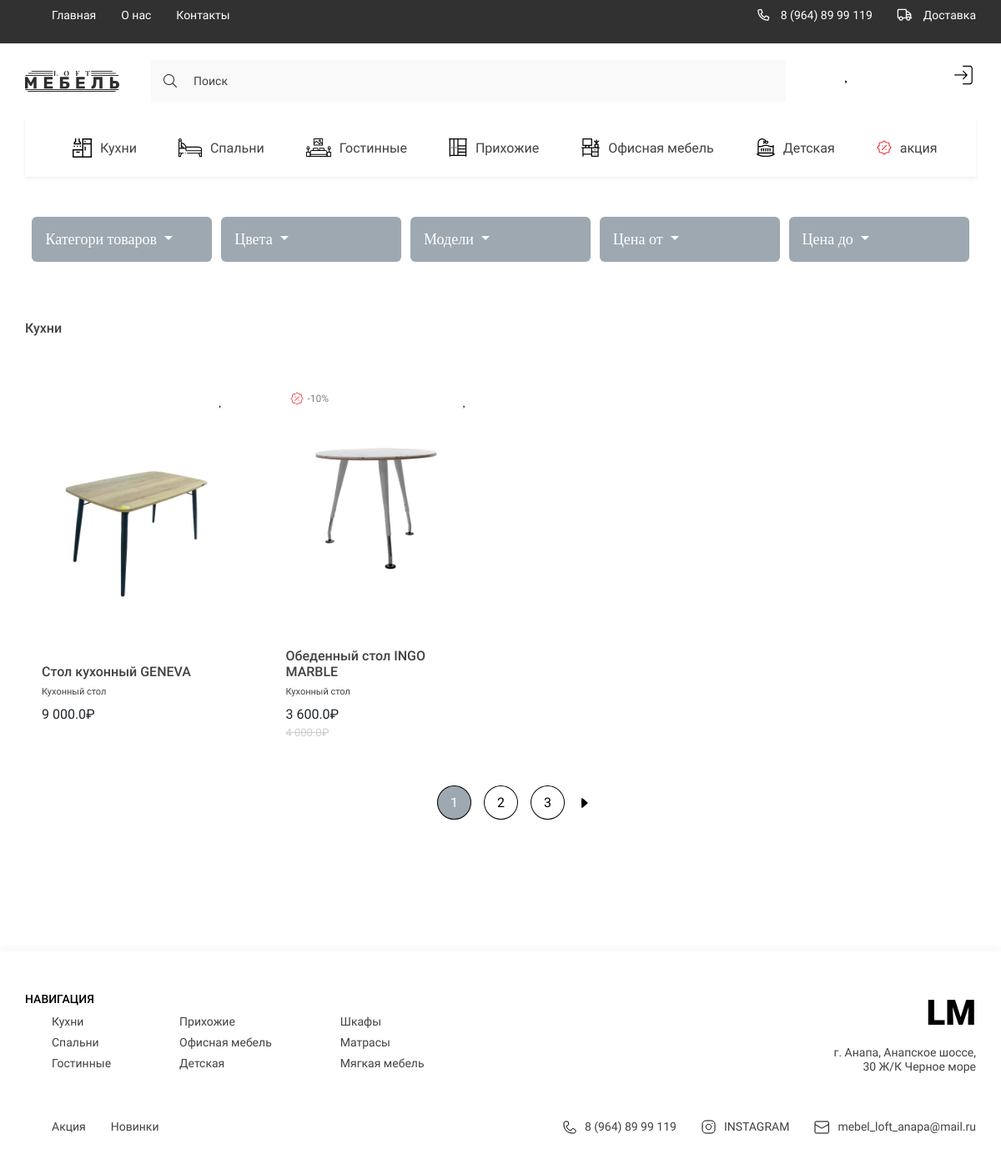
The app's page /category/kuhni/ with its own data.
### loft/models.py (models this page shows, shortened)
class Category(models.Model):
    title = models.CharField(max_length=150, verbose_name='Название категории')
    icon = models.ImageField(upload_to='icons/', null=True, blank=True, verbose_name='Иконка категории')
    slug = models.SlugField(unique=True, null=True, verbose_name='Слаг категории')
    parent = models.ForeignKey('self', on_delete=models.CASCADE, null=True, blank=True,
                               related_name='subcategories',
                               verbose_name='Категория')
    def get_absolute_url(self):
        return reverse('category', kwargs={'slug': self.slug})
    def get_icon(self):
        if self.icon:
            return self.icon.url
        else:
            return '😁'
    def __str__(self):
        return self.title
    class Meta:
        verbose_name = 'Категорию'
        verbose_name_plural = 'Категории'

class Product(models.Model):
    title = models.CharField(max_length=250, verbose_name='Название товара')
    description = models.TextField(verbose_name='Описание товара')
    price = models.FloatField(verbose_name='Цена товара')
    quantity = models.IntegerField(default=0, verbose_name='Количество')
    color_name = models.CharField(max_length=100, verbose_name='Название цвета')
    color_code = models.CharField(max_length=10, verbose_name='Код цвета', default='#ffffff')
    width = models.CharField(max_length=10, verbose_name='Ширина')
    depth = models.CharField(max_length=10, verbose_name='Глубина')
    height = models.CharField(max_length=10, verbose_name='Высота')
    discount = models.IntegerField(verbose_name='Скидка', null=True, blank=True)
    category = models.ForeignKey(Category, on_delete=models.CASCADE,
                                 related_name='products', verbose_name='Категория')
    model = models.ForeignKey('ProductModel', on_delete=models.CASCADE, blank=True, null=True, verbose_name='Модель')
    slug = models.SlugField(unique=True, null=True, verbose_name='Слаг категории')
    created_at = models.DateTimeField(auto_now_add=True, null=True, blank=True, verbose_name='Дата добавления')
    updated_at = models.DateTimeField(auto_now=True, null=True, blank=True, verbose_name='Дата изменения')
    def get_absolute_url(self):
        return reverse('product', kwargs={'slug': self.slug})
    def get_first_photo(self):
        if self.images:
            return self.images.first().image.url
        else:
            return '-'
    class Meta:
        verbose_name = 'Товар'
        verbose_name_plural = 'Товары'

class ImageProduct(models.Model):
    image = models.ImageField(upload_to='images/', verbose_name='Фото товара')
    product = models.ForeignKey(Product, on_delete=models.CASCADE,
                                related_name='images', verbose_name='Товар')
    class Meta:
        verbose_name = 'Фото товара'
        verbose_name_plural = 'Фото товаров'

### loft/views.py (the view)
# urls.py: path('category/<slug:slug>/', ProductByCategoryView.as_view(), name='category'),
class ProductByCategoryView(ListView):
    model = Product
    context_object_name = 'products'
    template_name = 'loft/category_page.html'
    paginate_by = 2
    def get_queryset(self):
        sub = self.request.GET.get('sub')
        color_name = self.request.GET.get('color_name')
        model = self.request.GET.get('model')
        price_from = self.request.GET.get('from')
        price_till = self.request.GET.get('till')
        category = Category.objects.get(slug=self.kwargs['slug'])
        subcategories = category.subcategories.all()
        products = Product.objects.filter(category__in=subcategories)
        if sub:
            products = products.filter(category__title=sub)
        if color_name:
            products = products.filter(color_name=color_name)
        if model:
            products = products.filter(model__title=model)
        if price_from:
            products = [i for i in products if int(i.price) >= int(price_from)]
        if price_till:
            products = [i for i in products if int(i.price) <= int(price_till)]
        return products
    def get_context_data(self, *, object_list=None, **kwargs):
        context = super().get_context_data()
        category = Category.objects.get(slug=self.kwargs['slug'])
        context['title'] = category.title
        subcategories = category.subcategories.all()
        products = Product.objects.filter(category__in=subcategories)
        context['color_names'] = list(set([i.color_name for i in products]))
        context['models'] = list(set([i.model for i in products]))
        context['prices'] = [i for i in range(500, 10000, 500)]
        context['subcategories'] = subcategories
        print(self.request.GET, '=========================')
        context['query'] = self.request.GET
        return context

### loft/templates/loft/category_page.html (shortened to what this page needs)
{% extends 'base.html' %}
{% block slider %}
{% include 'loft/components/_filters.html' %}
{% endblock slider %}
{% block main %}
<main class="main">
            <div class="container">
                <section class="products">
                    <h2 class="products__title">{{ title }}</h2>
                    <div class="products__content">
                                {% for product in products %}
                                    {% include 'loft/components/_card.html' %}
                                {% endfor %}
                    </div>
                </section>
                {% include 'loft/components/_pagination.html' %}
            </div>
        </main>
{% endblock main %}

### templates/components_base/_header_categories.html
{% load loft_tags %}
{% load static %}
<ul class="header__list _categories">
    {% get_categories as categories %}
    {% for category in categories %}
    <li>
        <a href="{{ category.get_absolute_url }}" class="header__list-links">
            <span class="header__list-img">
                <img src="{{ category.get_icon }}" alt="icons">
            </span>
            {{ category.title }}
        </a>
    </li>
    {% endfor %}
    <li>
        <a href="{% url 'sales' %}" class="header__list-links">
            <img src="{% static 'loft/assets/icons/nav_menu/Vector.svg' %}" alt="icons"> акция
        </a>
    </li>
</ul>

### loft/templates/loft/components/_card.html (shortened to what this page needs)
{% load static %}
{% load loft_tags %}
{% if request.user.is_authenticated %}
{% get_favorites request.user as favorites %}
{% endif %}
<div class="products__item">
    <a href="{% url 'add_favorite' product.slug %}" class="products__item-heart {% if product in favorites %}active{% endif %}">
    </a>
    {%  if product.discount %}
    <div class="card_discount">
        <img src="{% static 'loft/assets/icons/nav_menu/Vector.svg' %}" alt="">
        <span>-{{ product.discount }}%</span>
    </div>
    {% endif %}
    <a href="{{ product.get_absolute_url }}"> <img src="{{ product.get_first_photo }}" alt=""
                                   class="products__item-img"></a>
    <div class="products__item-text">
        <h3 class="products__item-title">{{ product.title }}</h3>
        <div class="products__item-desrc">{{ product.category }}</div>
        {% if product.discount %}
        <div class="products__item-price">{% get_discount_price product.price product.discount %}₽</div>
        <div class="products__item-price old_price_card">{% get_normal_price product.price %}₽</div>
        {% else %}
        <div class="products__item-price">{% get_normal_price product.price %}₽</div>
        {% endif %}
    </div>
</div>

### records on screen
Category: get_icon (picture), title "Кухни"
Category: get_icon (picture), title "Спальни"
Category: get_icon (picture), title "Гостинные"
Category: get_icon (picture), title "Прихожие"
Category: get_icon (picture), title "Офисная мебель"
Category: get_icon (picture), title "Детская"
Product: get_first_photo (picture), title "Стол кухонный GENEVA", category "Кухонный стол", price "9 000.0"
Product: discount "10", get_first_photo (picture), title "Обеденный стол INGO MARBLE", category "Кухонный стол", price+discount "3 600.0", price "4 000.0"

### other values on screen
{{ page }} "1"
{{ page }} "2" "3"
